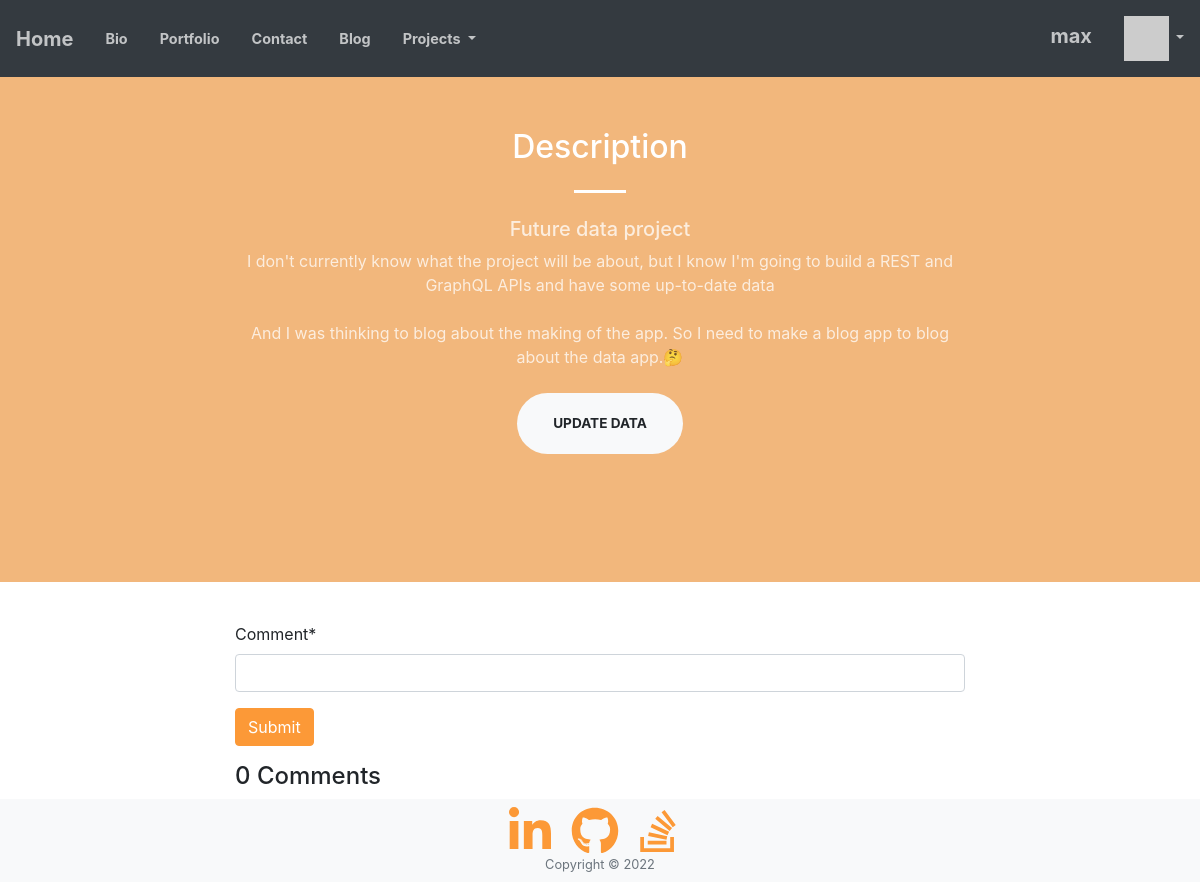
Page /projects/data_project (signed in) on the earlier database version.
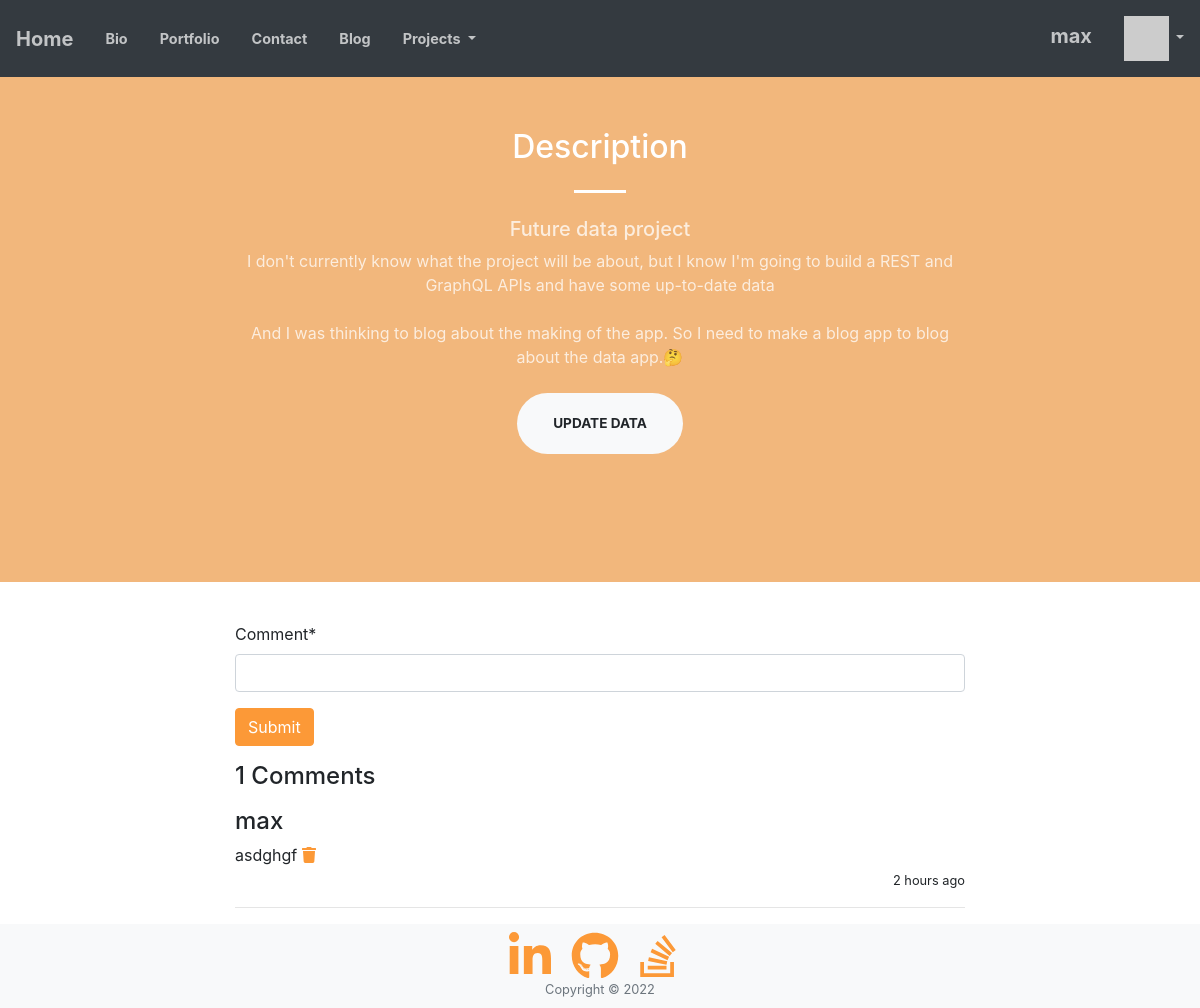
Same page on the later database version.
### projects/models/data_project.py (models this page shows)
class DataProjectComment(Comment):
    pass

### projects/views.py (the view)
# urls.py: path('data_project', views.DataProjectView.as_view(), name="data_project"),
class DataProjectView(CommonView):
    model = DataProjectComment
    template_name = 'data_project/data_project.html'
    project_name = 'data_project'

### projects/forms.py
class CommentForm(forms.Form):
    comment = forms.CharField(required=True, max_length=500, min_length=3, strip=True)

### home/context_processors.py (called while the page is built)
def settings(request):
    return {
        'settings': django_settings,
    }

### home/templatetags/app_tags.py (called while the page is built)
@register.filter(name='gravatar')
def gravatar(user, size=35):
    email = str(user.email.strip().lower()).encode('utf-8')
    email_hash = md5(email).hexdigest()
    url = "//www.gravatar.com/avatar/{0}?s={1}&d=identicon&r=PG"
    return url.format(email_hash, size)

### projects/views.py (called while the page is built)
    def _get_context(self):
        comments = self.model.objects.all().order_by('-updated_at')
        comment_form = CommentForm()
        context = {
            'comments': comments,
            'comment_count': len(comments),
            'comment_form': comment_form,
            'comment_create_link': f'projects:{self.project_name}_comment_create',
            'comment_delete_link': f'projects:{self.project_name}_comment_delete',
            'login_redirect_link': f'projects:{self.project_name}',
        }
        return context

    def get(self, response):
        return render(response, self.template_name, self._get_context())

### projects/templates/data_project/data_project.html
{% extends "project.html" %}
{% block content %}
<section class="page-section bg-primary" id="about">
    <div class="container">
        <div class="row justify-content-center">
            <div class="col-lg-8 text-center">
                <h2 class="text-white mt-0">Description</h2>
                <hr class="divider light my-4" />
                <h5 class="text-white-75">
                    Future data project
                </h5>
                <p class="text-white-75 mb-4">
                    I don't currently know what the project will be about,
                    but I know I'm going to build a REST and GraphQL APIs and have some up-to-date data
                </p>
                <p class="text-white-75 mb-4">
                    And I was thinking to blog about the making of the app.
                    So I need to make a blog app to blog about the data app.🤔
                </p>
                <a class="btn btn-light btn-xl js-scroll-trigger" href="#">Update Data</a>
            </div>
        </div>
    </div>
</section>
{% endblock %}

### home/templates/project.html (shortened to what this page needs)
{% extends "base_footer.html" %}
{% load humanize %}
{% block comment_block %}
<div class="container">
    <div class="row">
        <div class="col"></div>
            <div class="col-md-12 col-lg-8">
                <div class="comments">
                    {% if user.is_authenticated %}
                        <br clear="all"/>
                        <p>
                            {% load crispy_forms_tags %}
                            <form method="post" action="{% url comment_create_link %}">
                                {{ comment_form|crispy }}
                                <input class="btn btn-primary" type="submit" value="Submit">
                            </form>
                        </p>
                    {% else %}
                        <h4 class="text-right"><a class="badge badge-primary" href="../accounts/login?next={% url login_redirect_link %}">Login</a> to comment</h4>
                    {% endif %}
                    <div class="page-header">
                        <h4>{{ comment_count }} Comments</h4>
                    </div>
                    {% for comment in comments %}
                        <p>
                            <h4 class="media-heading user_name">{{ comment.owner }}</h4>
                            <div class ="text">
                                {{ comment.text }}
                                {% if user == comment.owner %}
                                <a href="{% url comment_delete_link comment.id %}"><i class="fa fa-trash"></i></a>
                                {% endif %}
                            </div>
                            <p class="text-right"><small>{{ comment.updated_at|naturaltime }}</small></p>
                        </p>
                        <hr/>
                    {% endfor %}
                    </div>
                </div>
        <div class="col"></div>
    </div>
</div>
{% endblock %}

Differences in the rows shown:
added DataProjectComment: owner "max", text "asdghgf", updated_at "2 hours ago"
Other differences:
{{ comment_count }}: "0" → "1"
